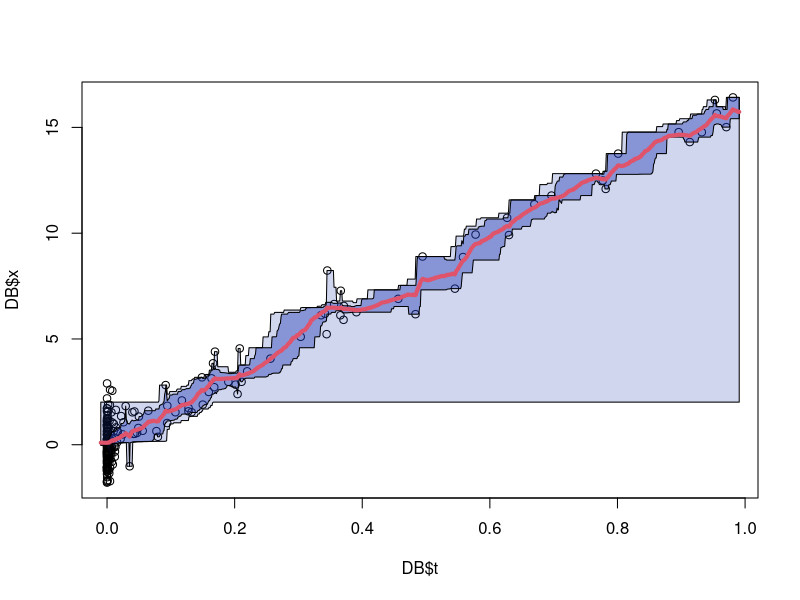
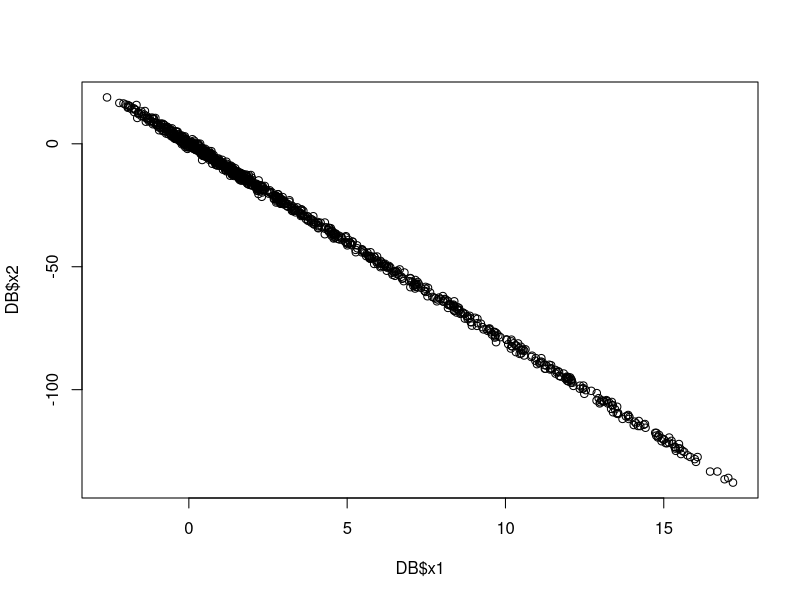
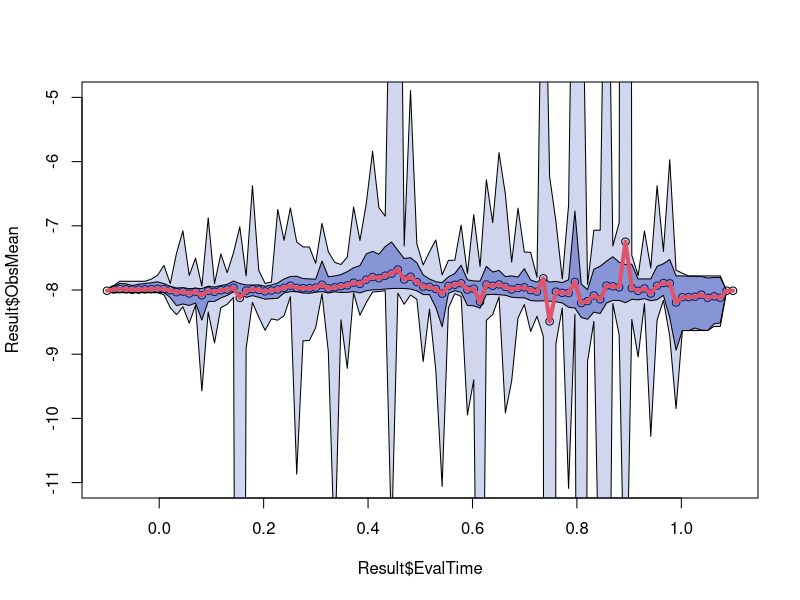
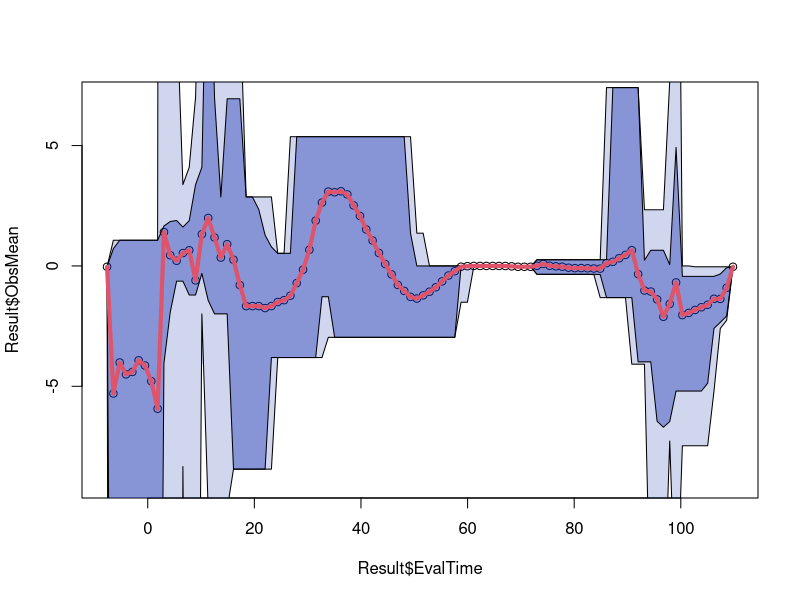

Here is the R script that generated these plots, in order:
#### Smooth functions evaluated in concentrated observations
#### Description
####
####     code created to run a smoothed function SmoothW on a data set.
####     The data contains at least two paired variables. The function runs
####     over a continuous variable, t, with a mark, x, and for the values
####     of x, returns the value of a function f evaluated over the marks
####     and for some intervals.
####
#### Usage
#### SmoothW(DB, fun, 
####         bw = 256,
####         part = 0.2,
####         iter = 100, 
####         extra = 0.1)
####
#### Arguments
#### DB - a data frame containing two arguments:
####            t = numeric, "time" or continuous variable which is the basis of the result  
####            x = marks (maybe more than one dimension)
#### fun - function to apply to the set x
#### bw - number of observations to return
#### part - a value between 0 and 1 which is the max length of the partition for refinement. 
#### larger values of part return a coarser partition. Smaller values 
#### take longer and give less smooth values
#### iter - iterations of the code
#### extra - an additional parameter which controls the extra width of the intervals.
#### The parameter extra is the proportion that the interval is extended.


SmoothW <- function(DB, fun,
              bw = 256,
              part = 0.2,
              iter = 100,
              extra = 0.1){
  u <- range(DB$t)
  l <- u[2] - u[1]
  
  #### the points in which the function is evaluated
  tCells <- seq(from = u[1] - extra*l, 
                to = u[2] + extra*l, 
                length.out = bw)
  
  #### the matrix has as basis only NA
  NT <- matrix(rep(NA, length(tCells) * iter), nrow = iter)
  #### for the first evaluation, it gives an overall value of the function
  NT[1, ] <- fun(DB)
  for (j in 2:iter){
    #### create a random partition
    Part <- seq(from = u[1]-runif(1)*.1 * l, 
                to = u[2]+runif(1)*.1 * l, 
                by = runif(1)* part *l)
    
    #### for the partition, identigy observations inside and evaluate the function
    for (k in 1:(length(Part)-1)){
      Qm <- Part[k]
      QM <- Part[k+1]
      
      #### observations inside the window
      D <- DB$t >= Qm & DB$t  < QM
      
      #### cells inside the window
      InCell <- tCells >= Qm & tCells  < QM
      
      #### only if cells are not empty and there are observations
      if (sum(D) > 0 & sum(InCell) > 0){
        NT[j,InCell] <- fun(DB[D,])
      }
    }
  }
  Swipe <- list(EvalTime = tCells,
                ObsMean = apply(NT, 2, mean, na.rm = TRUE),
                ObsMax = apply(NT, 2, max, na.rm = TRUE),
                ObsMin = apply(NT, 2, min, na.rm = TRUE),
                Obs05 = apply(NT, 2, quantile, probs = 0.05, na.rm = TRUE),
                Obs95 = apply(NT, 2, quantile, probs = 0.95, na.rm = TRUE))  
}


### Example 1
### It constructs a sample dataset, concentrated over t
n <- 200
t <- runif(n)^8
x <- 16 * t + rnorm(n)
DB <- data.frame(x = x, t = t)
g <- function(DB){return(mean(DB$x))}

Result <- SmoothW(DB, fun = g,
                  part = 0.1,
                  bw = 1000,
                  iter = 200,
                  extra = 0.01)
plot(DB$t, DB$x)
polygon(c(Result$EvalTime, rev(Result$EvalTime)),
        c(Result$ObsMin, rev(Result$ObsMax)), 
        col = rgb(.1, .2, .7, .2))
polygon(c(Result$EvalTime, rev(Result$EvalTime)),
        c(Result$Obs05, rev(Result$Obs95)), 
        col = rgb(.1, .2, .7, .4))
points(Result$EvalTime, Result$ObsMean, 
       type = "l", col = 2, lwd = 4)


### Example 2
### the function returns a regression coeffiicient for observations within range
n <- 1000
t <- runif(n)^3
x1 <- 16 * t + rnorm(n)
x2 <- -8 * x1 + 1* rnorm(n)
### the function g gives us, in this case, the coefficient of a linear model
g <- function(DB){ 
  m <- lm(DB$x2 ~ DB$x1)
  return(m$coefficients[2])
  }
DB <- data.frame(x1 = x1, x2 = x2, t = t)

Result <- SmoothW(DB, fun = g,
                  part = 0.4,
                  bw =  100,
                  iter = 200)
plot(DB$x1, DB$x2)

### notice that since the function g gives the coefficient of a linear model
plot(Result$EvalTime, Result$ObsMean, 
     ylim = c(-11, -5))
polygon(c(Result$EvalTime, rev(Result$EvalTime)),
        c(Result$ObsMin, rev(Result$ObsMax)), 
        col = rgb(.1, .2, .7, .2))
polygon(c(Result$EvalTime, rev(Result$EvalTime)),
        c(Result$Obs05, rev(Result$Obs95)), 
        col = rgb(.1, .2, .7, .4))
points(Result$EvalTime, Result$ObsMean, 
       type = "l", col = 2, lwd = 4)


### Example 3
### This example uses the package the swiss dataset, described here:
### https://stat.ethz.ch/R-manual/R-devel/library/datasets/html/swiss.html
DB <- data.frame(t = swiss$Catholic,
                 x = swiss$Education)
g <- function(DB){
  m <- lm(DB$x ~ DB$t)
  return(m$coefficients[2])
}

Result <- SmoothW(DB, fun = g,
                  part = 0.2,
                  bw =  100,
                  iter = 1000)

### notice that since the function g gives the coefficient of a linear model
plot(Result$EvalTime, Result$ObsMean, 
     ylim = c(-9, 7))
polygon(c(Result$EvalTime, rev(Result$EvalTime)),
        c(Result$ObsMin, rev(Result$ObsMax)), 
        col = rgb(.1, .2, .7, .2))
polygon(c(Result$EvalTime, rev(Result$EvalTime)),
        c(Result$Obs05, rev(Result$Obs95)), 
        col = rgb(.1, .2, .7, .4))
points(Result$EvalTime, Result$ObsMean, 
       type = "l", col = 2, lwd = 4)
